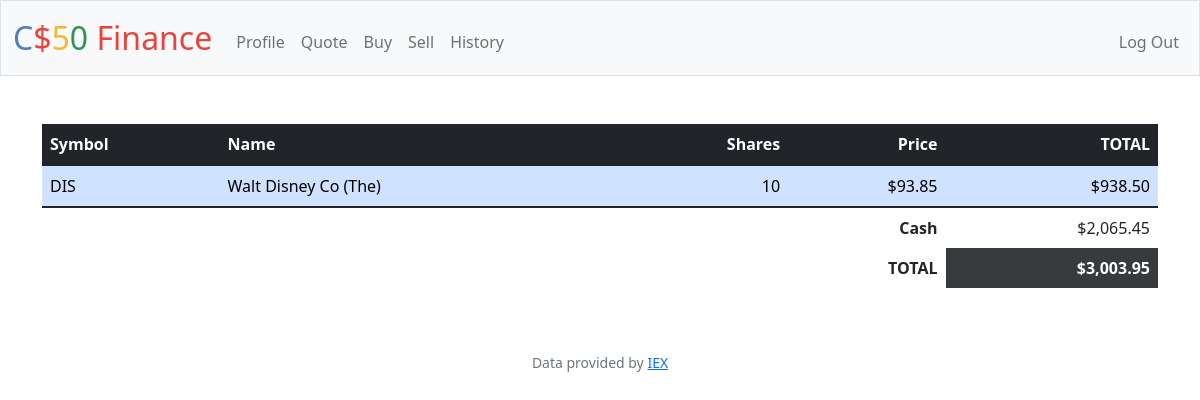
Before: / (signed in) with the older database file.
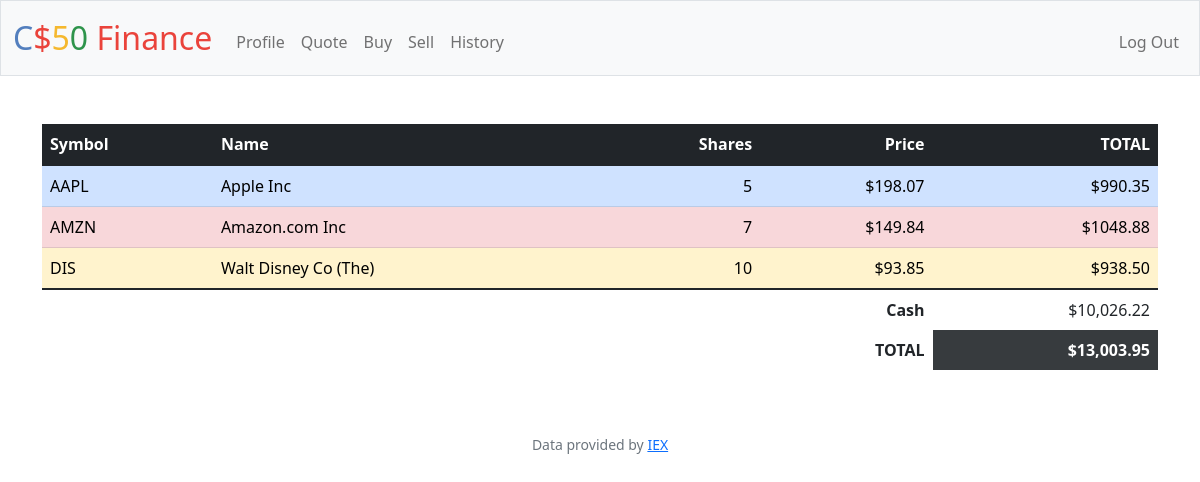
After: the same page with the newer database file.
### tables this page shows
CREATE TABLE transactions (
id INTEGER PRIMARY KEY AUTOINCREMENT,
user_id INTEGER,
name TEXT,
symbol TEXT,
shares INTEGER,
price REAL,
type CHARACTER,
timestamp DATETIME,
FOREIGN KEY (user_id) REFERENCES users (id)
);

### app.py (the view)
@app.route("/")
@login_required
def index():
    user_id = session["user_id"]
    rows = db.execute("SELECT username, cash FROM users WHERE id = ?", (user_id,))
    cash = (rows[0]["cash"]) if rows else None
    transactions = db.execute("SELECT symbol, name, shares, price, timestamp, shares * price AS total FROM transactions WHERE user_id = ? GROUP BY symbol", user_id)
    total_rows = db.execute("SELECT SUM(shares * price) AS overall_total FROM transactions WHERE user_id = ?", user_id)
    overall_total = float(total_rows[0]['overall_total']) if total_rows and total_rows[0]['overall_total'] is not None else 0
    total = overall_total + float(cash)
    cash = usd(cash)
    total = usd(total)
    return render_template("index.html", cash = cash, transactions = transactions, total = total)

### app.py (called while the page is built)
@app.after_request
def after_request(response):
    response.headers["Cache-Control"] = "no-cache, no-store, must-revalidate"
    response.headers["Expires"] = 0
    response.headers["Pragma"] = "no-cache"
    return response

### helpers.py (called while the page is built)
def login_required(f):
    @wraps(f)
    def decorated_function(*args, **kwargs):
        if session.get("user_id") is None:
            return redirect("/login")
        return f(*args, **kwargs)
    return decorated_function

def usd(value):
    return f"${value:,.2f}"

### templates/index.html (shortened to what this page needs)
{% extends "layout.html" %}
{% block main %}
<div class="container">
    <div class="table-responsive">
        <table class="table Table-borderless table-hover">
            <thead class="table-dark">
                <tr>
                    <th class="text-start">Symbol</th>
                    <th class="text-start">Name</th>
                    <th class="text-end">Shares</th>
                    <th class="text-end">Price</th>
                    <th class="text-end">TOTAL</th>
                </tr>
            </thead>
            <tbody class="table-group-divider">
                {% for transaction in transactions %}
                {% set row_classes = ['table-primary', 'table-danger', 'table-warning', 'table-success'] %}
                <tr class="{{ row_classes[loop.index0 % 4] }}">
                    <td class="text-start">{{ transaction.symbol }}</td>
                    <td class="text-start">{{ transaction.name }}</td>
                    <td class="text-end">{{ transaction.shares }}</td>
                    <td class="text-end">${{ transaction.price }}</td>
                    <td class="text-end">${{ '%.2f'|format(transaction.total) }}</td>
                </tr>
                {% endfor %}
            </tbody>
            <tfoot>
                <tr>
                    <td class="border-0 fw-bold text-end" colspan="4">Cash</td>
                    <td class="border-0 text-end">{{ cash }}</td>
                </tr>
                <tr>
                    <td class="border-0 fw-bold text-end" colspan="4">TOTAL</td>
                    <td class="table-dark table-active border-0 fw-bold text-end">{{ total }}</td>
                </tr>
            </tfoot>
        </table>
    </div>
</div>
{% endblock %}

### templates/layout.html (shortened to what this page needs)
<!DOCTYPE html>
<html lang="en">
    <head>
        <link href="https://cdn.jsdelivr.net/npm/bootstrap@5.1.3/dist/css/bootstrap.min.css"
 rel="stylesheet">
        <link href="/static/styles.css" rel="stylesheet">
    </head>
    <body>
        <nav class="bg-light border navbar navbar-expand-md navbar-light">
            <div class="container-fluid">
                <a class="navbar-brand" href="/"><span class="blue">C</span><span class="red">$</span><span
                        class="yellow">5</span><span class="green">0</span> <span class="red">Finance</span></a>
                <div class="collapse navbar-collapse" id="navbar">
                    {% if session["user_id"] %}
                    <ul class="navbar-nav me-auto mt-2">
                        <li class="nav-item"><a class="nav-link" href="/profile">Profile</a></li>
                        <li class="nav-item"><a class="nav-link" href="/quote">Quote</a></li>
                        <li class="nav-item"><a class="nav-link" href="/buy">Buy</a></li>
                        <li class="nav-item"><a class="nav-link" href="/sell">Sell</a></li>
                        <li class="nav-item"><a class="nav-link" href="/history">History</a></li>
                    </ul>
                    <ul class="navbar-nav ms-auto mt-2">
                        <li class="nav-item"><a class="nav-link" href="/logout">Log Out</a></li>
                    </ul>
                    {% else %}
                    <ul class="navbar-nav ms-auto mt-2">
                        <li class="nav-item"><a class="nav-link" href="/register">Register</a></li>
                        <li class="nav-item"><a class="nav-link" href="/login">Log In</a></li>
                    </ul>
                    {% endif %}
                </div>
            </div>
        </nav>
        <main class="container-fluid py-5 text-center">
            {% block main %}{% endblock %}
        </main>
        <footer class="mb-5 small text-center text-muted">
            Data provided by <a href="https://iexcloud.io/">IEX</a>
        </footer>
    </body>
</html>

### static/styles.css (style rules this page uses)
nav .navbar-brand { font-size: xx-large; }
nav .navbar-brand .blue { color: #537fbe; }
nav .navbar-brand .red { color: #ea433b; }
nav .navbar-brand .yellow { color: #f5b82e; }
nav .navbar-brand .green { color: #2e944b; }

Changed rows visible on the page:
added transactions: total "990.35"
added transactions: total "1048.88"
Other visible differences:
{{ cash }}: "$2,065.45" → "$10,026.22"
{{ total }}: "$3,003.95" → "$13,003.95"
